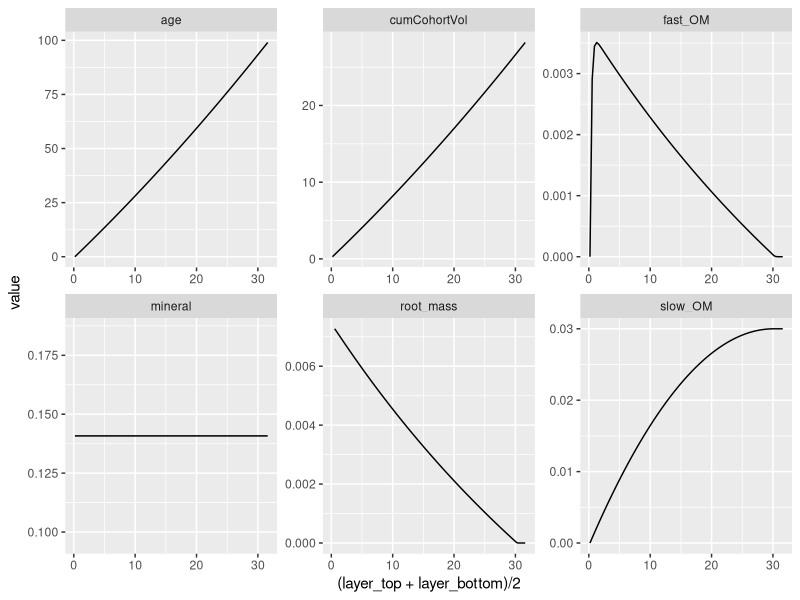
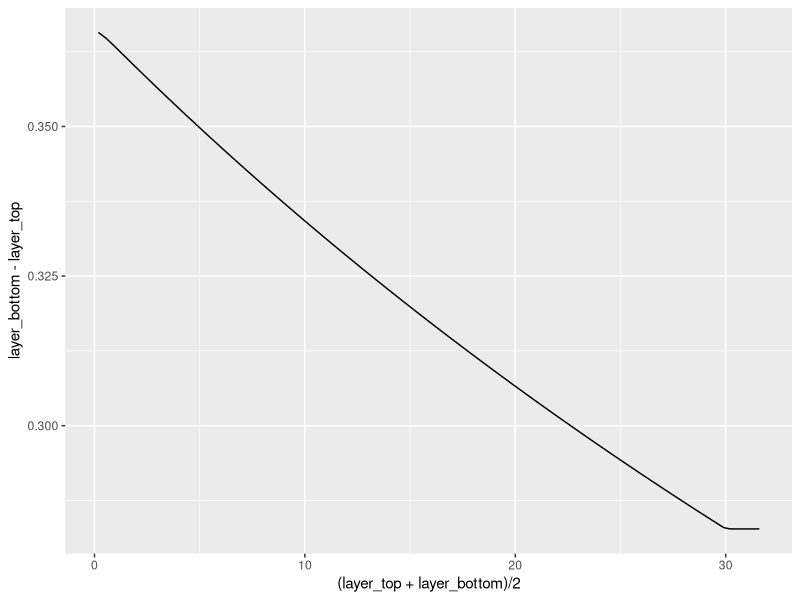
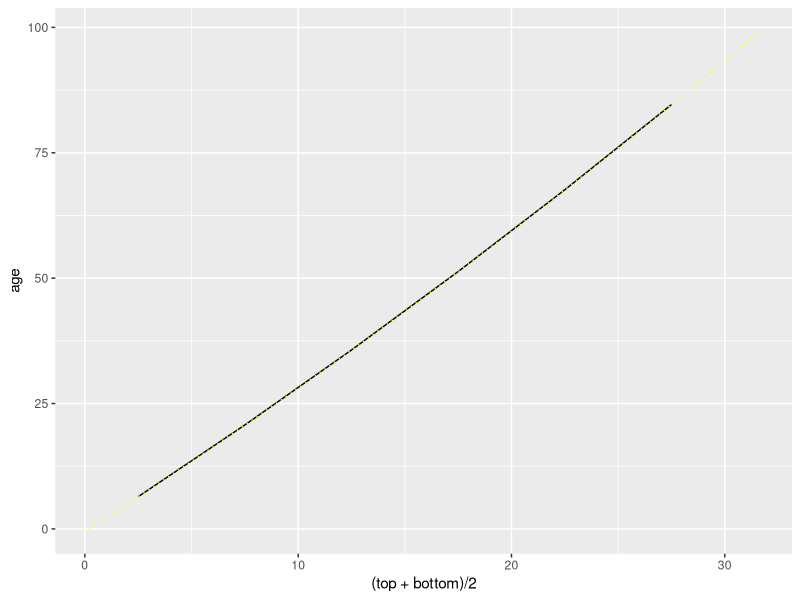
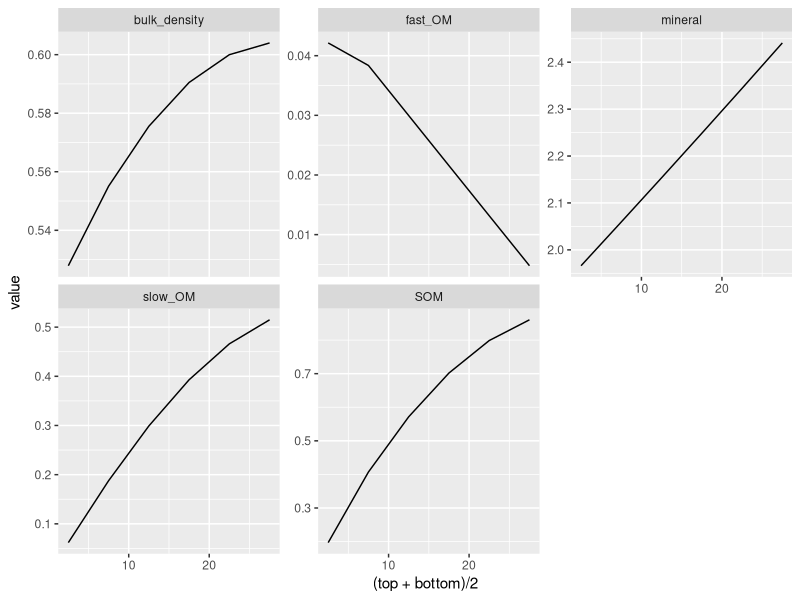

Recreate these plots in R, in order. (Note: a time limit stopped this script after it produced the figures.)
## ---- chunk 1
library(tidyverse)

defaultParms <- list(rootDepthMax = 30, # Depth of the root zone in cm below surface
                     totalRootBiomass = 0.3, # Total Root Biomass, g/cm2
                     rootTurnover = 0.5,  # Below Ground Turnover Rate of roots, 1/yr
                     rootOmFrac = list(fast=0.8, slow=0.2), # root allocation to om pools (labile, slow), g/g
                     omDecayRate = list(fast=0.8, slow=0), # organic matter decay rate (labile, slow), 1/yr
                     ssc = 20, # Suspended Sediment Concentration, mg per liter
                     depthBelowMHW = 10) # Depth of Marsh Surface Below Mean High Water

defaultConsts <- list(soilLength = 1, soilWidth = 1, #assume a 1x1 cm2 area
                      shape='linear', #root weight distribution
                      packing = list(root = 0.085, #density of roots g-C/cm3
                                     organic = 0.085 ,  # Organic Self Packing Densities: k1 g-C/cm3
                                     mineral = 1.99), # Inorganic Self Packing Densities  k2 g-C/cm3
                      nTidesPerYear = 704, #number of high tides per year
                      sedimentInputType = c('constant', 'relative', 'dynamic')[1],
                      modernAge = NA) #max age in modern soil profile
## ---- chunk 2

#return the mass of the live roots between two layers
massLiveRoots <- function(layerBottom, layerTop, parms, consts ){
  
  if(!all(c('soilLength', 'soilWidth') %in% names(consts))){
    stop('Can not find all constants.')
  }
  soilLength <- consts$soilLength
  soilWidth <- consts$soilWidth
  
  if(!all(c('totalRootBiomass', 'rootDepthMax') %in% names(parms))){
    stop('Can not find all parameters.')
  }
  totalBiomassByArea <- parms$totalRootBiomass
  rootDepthMax <- parms$rootDepthMax
  
  totalRootMass <- soilLength*soilWidth*totalBiomassByArea
  
  ##reset the layers that are beyond the root inputs to have 0 depths
  layerBottom[layerBottom > rootDepthMax] <- rootDepthMax
  layerTop[layerTop > rootDepthMax] <- rootDepthMax
  
  if(consts$shape == 'linear'){
    #mass_per_depth = slope * depth + intercept
    #totalRootMass = 1/2 * rootDepthMax * intecept ==> intercept = 2 * totalRootMass / rootDepthMax
    #slope = - intercept/rootDepthMax
    #mass = integral(mass_per_depth, depth)
    rootMass <- 2*totalRootMass*(layerBottom-layerTop)/rootDepthMax - 
      totalRootMass *(layerBottom ^2-layerTop^2)/rootDepthMax^2
    return(rootMass)
  }else{
    stop('Unknown shape specified')
  }
}

##Check liveRoots
#massLiveRoots(layerBottom = seq(5, 40, by=5), layerTop=seq(0, 35, by=5))
#plot(massLiveRoots(layerBottom = seq(5, 40, by=5), layerTop=seq(0, 35, by=5)))
#sum(massLiveRoots(layerBottom = seq(1, 40, by=1), layerTop=seq(0, 39, by=1))) == defaultParms$totalRootBiomass

## ---- chunk 3
depthOfNotRootVolume <- function(nonRootVolume, parms, consts){
 
  if(!all(c('soilLength', 'soilWidth', 'shape', 'packing') %in% names(consts))){
    stop('Can not find all constants.')
  }
  soilLength <- consts$soilLength
  soilWidth <- consts$soilWidth
  rootDensity <- consts$packing$root
  shape <- consts$shape
  
  if(!all(c('rootDepthMax', 'totalRootBiomass') %in% names(parms))){
    stop('Can not find all expected parameters.')
  }
  rootDepthMax <- parms$rootDepthMax
  totalBiomassByArea <- parms$totalRootBiomass
  
  ####
  totalRootMass <- soilLength*soilWidth*totalBiomassByArea
  totalRootVolume <- totalRootMass/rootDensity
  
  if(totalRootVolume > soilLength*soilWidth*rootDepthMax){
    stop('Bad root volume')
  }
  
  if(shape == 'linear'){
    rootWidth <- totalRootVolume*2/(rootDepthMax*soilLength)

    #nonRootVolume = ((rootWidth/rootDepthMax*depth^2)/2 + depth*(soilWidth-rootWidth))*soilLength
    #            0 = rootWidth / (2*rootDepthMax) * depth ^2 + 
    #                   (soilWidth-rootWidth) * depth - nonRootVolume/soilLength ##solve for depth
    coef1 <- rootWidth / (2*rootDepthMax)
    coef2 <- soilWidth-rootWidth
    coef3 <- -nonRootVolume/soilLength
    ansDepth <- (-coef2 + sqrt(coef2^2-4*coef1*coef3))/(2*coef1)
    
    #correct for beyond root zone
    behondRootZone <- nonRootVolume > soilLength*soilWidth*rootDepthMax - totalRootVolume
    ansDepth[behondRootZone] <- (rootDepthMax +
                            (nonRootVolume - soilLength*soilWidth*rootDepthMax + totalRootVolume ) /
                              (soilLength*soilWidth)) [behondRootZone] #treat as a square
    return(ansDepth)
  }else{
    stop('Unknown shape specified')
  }
}

##Check depth of non root volue
#tester <- depthOfNotRootVolume(nonRootVolume = 1:100)
#plot(tester)
##plot(tester[1:99] - tester[2:100])
## ---- chunk 4
sedimentInputs <- function(yrForward=NA, #time currently ignored
                           marshElevation = NA, #marshElevation
                           parms, consts){ 
  ##Check constants
  if(!all(c('nTidesPerYear', 'sedimentInputType') %in% names(consts))){
    stop('Can not find expected constant names')
  }
  inputType <- consts$sedimentInputType # c('constant', 'relative', 'dynamic')[1]
  
  if(!all(c('ssc') %in% names(parms))){
    stop('Can not find expected parameter names')
  }
  ssc <- parms$ssc # Suspended Sediment Concentration, mg per liter
  
  ##Pull the depth below mean high water
  depthBelowMHW <- NA
  if(inputType == 'constant' & ('depthBelowMHW' %in% names(parms))){
    depthBelowMHW <- parms$depthBelowMHW # Depth of Marsh Surface Below Mean High Water
  }else{
    if(!'meanHighWaterElevation' %in% names(consts)){
      stop('Missing meanHighWaterElevation from consts list')
    }
  }
  
  if(inputType == 'relative'){
    #print('relative')
    depthBelowMHW <- max(0, consts$meanHighWaterElevation - marshElevation)
  }
  
  if(inputType == 'dynamic' & all(is.finite(yrForward)) & is.function(consts$meanHighWaterElevation)){
    #print('dynamic')
    depthBelowMHW <- max(0, consts$meanHighWaterElevation(yrForward) - marshElevation)
  }
  
  if(is.na(depthBelowMHW)){
    stop('Bad depth below MHW defined.')
  }
 
  #print(depthBelowMHW)
  
  meanTidalHeight <- depthBelowMHW
  ssc_gPerCm2 <- ssc * 0.000001 # convert mg/l to grams/cm^2
  cumAnnWaterVol <- consts$nTidesPerYear * meanTidalHeight # Cumulative water volume
  annSediment <- ssc_gPerCm2 * cumAnnWaterVol #g-sediment per year
  
  return(annSediment)
}

#sedimentInputs(consts = defaultConsts, parms = defaultParms)

# constSealevel <- defaultConsts
# constSealevel$sedimentInputType <- c('constant', 'relative', 'dynamic')[2]
# constSealevel$modernAge <- 99
# constSealevel$meanHighWaterElevation <- 31.74 + defaultParms$depthBelowMHW
# sedimentInputs(marshElevation = 31.74, consts = constSealevel, parms = defaultParms)

# constRaising <- defaultConsts
# constRaising$sedimentInputType <- c('constant', 'relative', 'dynamic')[3]
# constRaising$modernAge <- max(startingProfile$age)
# constRaising$meanHighWaterElevation <- function(year){
#   return(31.74 + 0.03*year)
# }
# sedimentInputs(yrForward = 1, marshElevation = 31.74, consts = constRaising, parms = defaultParms)
## ---- chunk 5
nextCohort <- function(massPools=data.frame(age=0, fast_OM=0, slow_OM=0, mineral=0,
                                            layer_top=0, layer_bottom=0),
                       topInputs_gPerYr = sedimentInputs,
                       rootProfile_g = massLiveRoots,
                       parms,
                       consts, dt_yr=1 ){
  if(!all(c('age', 'fast_OM', 'slow_OM', 'mineral') %in% names(massPools))){
    stop('Badly named massPools')
  }
  
  if(!all(c( 'rootTurnover', 'rootOmFrac', 'omDecayRate') %in% names(parms))){
    stop('Can not find expected parameters.')
  }
  rootTurnover <- parms$rootTurnover
  rootOmFrac <- parms$rootOmFrac
  omDecayRate <- parms$omDecayRate
  
  if(!all(c('packing') %in% names(consts))){
    stop('Can not find expected constants.')
  }
  
  packing <- consts$packing
  
  if(!all(c('organic', 'mineral') %in% names(packing))){
    stop('Can not find expected packing densities.')
  }
  
  if(!all(c('fast', 'slow') %in% names(rootOmFrac))){
    stop('Can not find expected root fraction splits.')
  }
  
  if(!all(c('fast', 'slow') %in% names(omDecayRate))){
    stop('Can not find expected organic matter decay rates.')
  }
  
  #decay the OM pools and add dead roots
  ans <- massPools %>% 
    dplyr::select(age, fast_OM, slow_OM, mineral, layer_top, layer_bottom) %>%
    mutate(age = age + dt_yr,
           root_mass = rootProfile_g(layerTop = layer_top, layerBottom = layer_bottom,
                                     parms = parms,
                                     consts = consts)) %>%
    mutate(fast_OM = fast_OM + 
             root_mass * rootOmFrac$fast * rootTurnover * dt_yr -
             fast_OM * omDecayRate$fast * dt_yr,
           slow_OM = slow_OM + 
             root_mass * rootOmFrac$slow * rootTurnover * dt_yr -
             slow_OM * omDecayRate$slow * dt_yr)
  
  
  ans <- bind_rows(data.frame(age = 0, fast_OM= 0, slow_OM = 0, 
                              mineral = topInputs_gPerYr(yrForward = max(massPools$age) - consts$modernAge,
                                marshElevation = max(massPools$layer_bottom),
                                                         parms = parms, 
                                                         consts = consts) * dt_yr),
                   ans) %>% #add sediments to the top
    arrange(age) %>% #make sure things are sorted by age
    #calculate cumulative volumne of each pool
    mutate(cumCohortVol = cumsum( (fast_OM + slow_OM)*packing$organic + mineral*packing$mineral )) %>%
  #calculate depth profile
    mutate(layer_bottom = depthOfNotRootVolume(nonRootVolume = cumCohortVol,
                                               parms = parms, consts = consts)) %>%
    mutate(layer_top = c(0, layer_bottom[-length(layer_bottom)]))
  
  return(ans)
}

## ---- chunk 6

runToMEM <- function(cohortStep = nextCohort, parms, consts, 
                     maxAge = 200, relTol = 1e-6, absTol = 1e-8){
  cohortProfile <- cohortStep(parms = parms, consts = consts)[1,]
  
  #record.ls <- list(cohortProfile)
  for(ii in 2:maxAge){
    #if(ii %% 10 == 0){
    #  record.ls[[sprintf('Yr%d', ii)]] <- cohortProfile
    #}
    #oldCohort <- cohortProfile
    cohortProfile <- cohortStep(massPools = cohortProfile,
                                parms = parms,
                                consts = consts)
    
    ##have the last layer OM pools stabilized?
    if(abs(diff(cohortProfile$fast_OM[ii-c(0,1)] + cohortProfile$slow_OM[ii-c(0,1)])) < absTol |
       abs(diff(cohortProfile$fast_OM[ii-c(0,1)] + cohortProfile$slow_OM[ii-c(0,1)] ) /
           (cohortProfile$fast_OM[ii] + cohortProfile$slow_OM[ii])) < relTol){
      break
    }
  }
  return(cohortProfile)
}
## ---- chunk 7

tick <- Sys.time()
equProfile <- runToMEM(consts = defaultConsts, parms=defaultParms)
tock <- Sys.time() - tick
print(tock)

ggplot(equProfile %>%
         gather(key='variable', value='value', -layer_top, -layer_bottom)) +
  geom_line(aes(x=(layer_top+layer_bottom)/2, y=value)) +
  facet_wrap(~variable, scales='free')

ggplot(equProfile) +
  geom_line(aes(x=(layer_top+layer_bottom)/2, y=layer_bottom - layer_top))

## ---- chunk 8
sampleStep<- 5
profile_by_depth <- data.frame(top = seq(0, floor(max(equProfile$layer_top) - sampleStep),
                                         by=sampleStep), 
           bottom = seq(sampleStep, floor(max(equProfile$layer_top)), by=sampleStep)) %>%
  group_by(top, bottom) %>%
  mutate(age = weighted.mean(equProfile$age, 
                             pmax(pmin(equProfile$layer_bottom, bottom) - 
                                    pmax(equProfile$layer_top, top), 0)),
         fast_OM = sum(equProfile$fast_OM *
                             pmax(pmin(equProfile$layer_bottom, bottom) - 
                                    pmax(equProfile$layer_top, top), 0) / 
                         (equProfile$layer_bottom - equProfile$layer_top)),
         slow_OM = sum(equProfile$slow_OM * 
                             pmax(pmin(equProfile$layer_bottom, bottom) - 
                                    pmax(equProfile$layer_top, top), 0) / 
                         (equProfile$layer_bottom - equProfile$layer_top)),
         mineral = sum(equProfile$mineral* 
                             pmax(pmin(equProfile$layer_bottom, bottom) - 
                                    pmax(equProfile$layer_top, top), 0) / 
                         (equProfile$layer_bottom - equProfile$layer_top)),
         root = sum(equProfile$root_mass * 
                             pmax(pmin(equProfile$layer_bottom, bottom) - 
                                    pmax(equProfile$layer_top, top), 0) / 
                         (equProfile$layer_bottom - equProfile$layer_top)),
         soil_volume = sum((equProfile$cumCohortVol - 
                        c(0, equProfile$cumCohortVol[-length(equProfile$cumCohortVol)])) * 
                             pmax(pmin(equProfile$layer_bottom, bottom) - 
                                    pmax(equProfile$layer_top, top), 0) / 
                         (equProfile$layer_bottom - equProfile$layer_top))) %>%
  mutate(bulk_density = sum(fast_OM+slow_OM+mineral)/soil_volume) %>%
  mutate(SOM = sum(fast_OM+slow_OM)/bulk_density)

ggplot(profile_by_depth) +
  geom_line(aes(x=(top+bottom)/2, y=age)) +
  geom_line(data=equProfile, aes(x=(layer_top+layer_bottom)/2, y=age), color='yellow', linetype=3)

ggplot(profile_by_depth %>%
         gather(key='variable', value='value', SOM, bulk_density, fast_OM, slow_OM, mineral)) +
  geom_line(aes(x=(top+bottom)/2, y=value)) +
  facet_wrap(~variable, scales = 'free_y')
## ---- chunk 9
parametersToRun <- expand.grid(rootDepthMax=c(15, 30, 60), 
            totalRootBiomass=c(0.15, 0.3, 0.6),
            rootTurnover=c(0.25, 0.5, 0.9),
            rootOmFrac_fast=c(0.2, 0.4, 0.8),
            omDecayRate_fast=c(0.2, 0.4, 0.8),
            ssc=c(10, 20, 40),
            depthBelowMHW=c(5, 10, 20)) %>%
  filter(rootDepthMax*defaultConsts$packing$root/2 >
           totalRootBiomass) %>% #check that we don't have above a max biomass per area
  sample_n(size=60) %>%
  #slice(c(20, 14, 93, 400, 3000, 12000, 10000)) %>% # nrow = 12 600
  mutate(index = 1:n()) %>%
  group_by_all() %>%
  do((function(xx){
    newParms <- list(rootDepthMax = xx$rootDepthMax, # Depth of the root zone in cm below surface
                     totalRootBiomass = xx$totalRootBiomass, # Total Root Biomass, g/cm2
                     rootTurnover = xx$rootTurnover,  # Below Ground Turnover Rate of roots, 1/yr
                     rootOmFrac = list(fast=xx$rootOmFrac_fast, 
                                       slow=1-xx$rootOmFrac_fast), # root allocation to om pools (labile, slow), g/g
                     omDecayRate = list(fast=xx$omDecayRate_fast, slow=0), # organic matter decay rate (labile, slow), 1/yr
                     ssc = xx$ssc, # Suspended Sediment Concentration, mg per liter
                     depthBelowMHW = xx$depthBelowMHW)
    return(runToMEM(parms = newParms, consts = defaultConsts, maxAge=1000))
  })(.)) %>%
  mutate('Total OM [g]' = fast_OM + slow_OM,
         'Soil volume [cm3]' = (fast_OM + slow_OM) / defaultConsts$packing$organic +
                       mineral/defaultConsts$packing$mineral,
         'OM [g g-1]' = (fast_OM + slow_OM) / (fast_OM + slow_OM + mineral)) %>%
  mutate('SOM [g-OM cm-3]' = `Total OM [g]` / `Soil volume [cm3]`)


ggplot(parametersToRun %>%
         gather(key='variable', value='value', age:mineral, root_mass, `Total OM [g]`:`SOM [g-OM cm-3]`)) +
  geom_line(aes(x=(layer_top+layer_bottom)/2, y=value, group=index), alpha=0.3) +
  scale_y_log10() +
  facet_wrap(~variable, scales='free')
## ---- chunk 10
steadySeaLevel <- equProfile

constSealevel <- defaultConsts
constSealevel$sedimentInputType <- c('constant', 'relative', 'dynamic')[2]
constSealevel$modernAge <- max(equProfile$age)
constSealevel$meanHighWaterElevation <- max(equProfile$layer_bottom) + defaultParms$depthBelowMHW

for(ii in 1:100){
  steadySeaLevel <- nextCohort(massPools = steadySeaLevel, 
                             parms=defaultParms, consts = constSealevel)  
}

print(sprintf('Change in marsh elevation %.4f cm',max(steadySeaLevel$layer_bottom) - max(equProfile$layer_bottom)))

ggplot(steadySeaLevel) +
  geom_line(aes(x=(layer_top+layer_bottom)/2, y=age)) +
  geom_line(data=equProfile, aes(x=(layer_top+layer_bottom)/2, y=age), color='grey')

ggplot(steadySeaLevel %>%
         gather(key='variable', value='value', fast_OM:mineral, root_mass)) +
  geom_line(aes(x=(layer_top+layer_bottom)/2,# - 
                  #max(layer_bottom) + max(startingProfile$layer_bottom),
                y=value/(layer_bottom-layer_top))) +
  geom_line( data = equProfile %>%
               gather(key='variable', value='value', fast_OM:mineral, root_mass),
         aes(x=(layer_top+layer_bottom)/2,
                y=value/(layer_bottom-layer_top)), color='grey') +
  facet_wrap(~variable, scales='free')
## ---- chunk 11
raisingSeaLevel <- equProfile

constRaising <- defaultConsts
constRaising$sedimentInputType <- c('constant', 'relative', 'dynamic')[3]
constRaising$modernAge <- max(equProfile$age)
constRaising$meanHighWaterElevation <- function(year){
  return(max(equProfile$layer_bottom) + 0.03*year)
}

for(ii in 1:100){
  raisingSeaLevel <- nextCohort(massPools = raisingSeaLevel, 
                             parms=defaultParms, consts = constRaising)  
}

print(sprintf('Change in marsh elevation %.4f cm',max(raisingSeaLevel$layer_bottom) - max(equProfile$layer_bottom)))

ggplot(raisingSeaLevel) +
  geom_line(aes(x=(layer_top+layer_bottom)/2, y=age)) +
  geom_line(data=equProfile, aes(x=(layer_top+layer_bottom)/2, y=age), color='grey')

ggplot(raisingSeaLevel %>%
         gather(key='variable', value='value', fast_OM:mineral, root_mass)) +
  geom_line(aes(x=(layer_top+layer_bottom)/2,# - 
                  #max(layer_bottom) + max(startingProfile$layer_bottom),
                y=value/(layer_bottom-layer_top))) +
  geom_line( data = equProfile %>%
               gather(key='variable', value='value', fast_OM:mineral, root_mass),
         aes(x=(layer_top+layer_bottom)/2,
                y=value/(layer_bottom-layer_top)), color='grey') +
  facet_wrap(~variable, scales='free')
